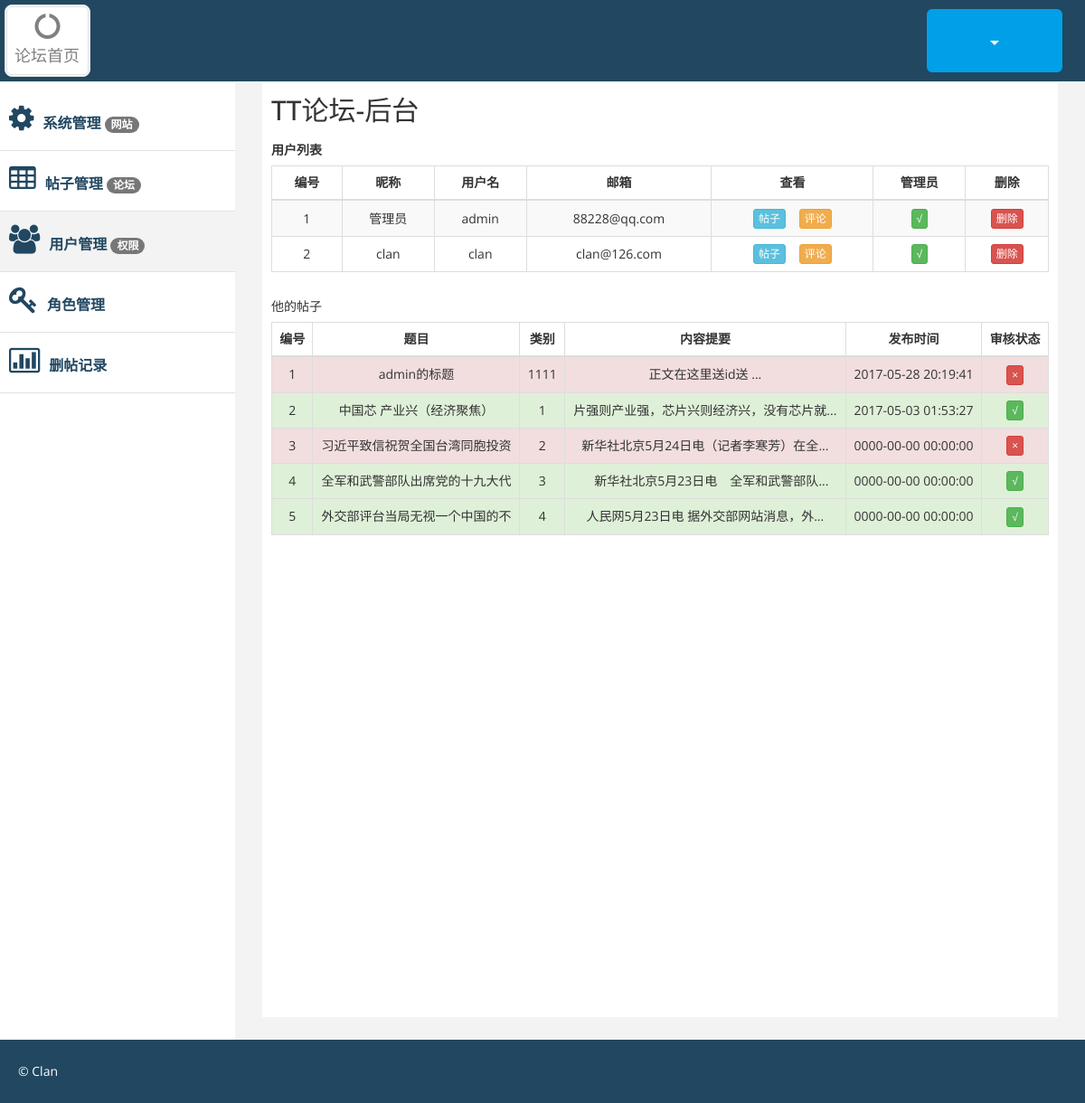
/index.php/admin_controller/user_list, run on the app's committed database.
### tables this page shows
CREATE TABLE `tt_user` (
  `user_id` varchar(100) NOT NULL DEFAULT '',
  `name` varchar(100) DEFAULT NULL,
  `loginname` varchar(100) DEFAULT NULL,
  `password` varchar(100) DEFAULT NULL,
  `email` varchar(100) DEFAULT NULL,
  `logintime` datetime DEFAULT NULL,
  PRIMARY KEY (`user_id`),
  KEY `user_id` (`user_id`)
);

CREATE TABLE `tt_article` (
  `article_id` varchar(100) NOT NULL DEFAULT '',
  `user_id` varchar(100) DEFAULT NULL,
  `title` varchar(100) DEFAULT NULL,
  `kind` varchar(100) DEFAULT NULL,
  `content` text,
  `shenhe` int(2) DEFAULT '0',
  `createuser` varchar(100) DEFAULT NULL,
  `createtime` datetime DEFAULT NULL,
  PRIMARY KEY (`article_id`),
  KEY `user_article` (`createuser`)
);

### application/controllers/admin_controller.php (called while the page is built, shortened)
<?php
class admin_controller extends base_controller{
    public function __construct()
    {
        $this->load->model('user_model');
        $this->load->model('role_model');
        $this->load->model('article_model');
        $this->load->model('comment_model');
        $this->load->model('delrecord_model');
    }
    public function user_list(){
        $user_array=$this->user_model->get_all_user();
        $user_defaut=$user_array['0']->user_id;
        $user_name=$user_array['0']->name;
        $art_array=$this->article_model->getarticlebyuserid($user_defaut);
        $data=array(
            'username'=>$user_name,
            'users'=>$user_array,
            'arts'=>$art_array
        );
        $admin_array=$this->role_model->get_all_admin('admin');
        $data['admin_array']=$admin_array;
        $this->load->view('admin/user',$data);
    }
}
?>

### index.php (called while the page is built, shortened)
<?php
require_once BASEPATH.'core/CodeIgniter.php';

### application/models/user_model.php (called while the page is built, shortened)
<?php
class user_model extends CI_Model{
    public function get_all_user(){
        $user_array=$this->db->get('user');
        return $user_array->result();
    }
}

### application/models/role_model.php (called while the page is built, shortened)
<?php
class role_model extends CI_Model{
    public function get_role_by_rolename($role){
        $this->db->where('role',$role);
        return $this->db->get('role')->result();
    }
    public function get_all_admin($admin){
        $role_id=$this->get_role_by_rolename($admin)['0']->role_id;
        $this->db->where('role_id',$role_id);
        return $this->db->get('userrole')->result();
    }
}

### application/models/article_model.php (called while the page is built, shortened)
<?php
class article_model extends CI_Model {
    public function getarticlebyuserid($uid){
        $this->db->where('user_id',$uid);
        $this->db->order_by('createtime','desc');
        return $this->db->get('article')->result();
    }
}
?>

### application/views/admin/user.php (the view, shortened to what this page needs)
<?php
function isAdmin($uid,$admin_array){
    foreach ($admin_array as $role){
        if($role->user_id===$uid){
            return true;
        }
    }
    return false;
}
?>
<!DOCTYPE html>
<html xmlns="http://www.w3.org/1999/xhtml">
<head>
    <link href="<?php echo base_url('static/common/css/bootstrap.min.css')?>" rel="stylesheet" />
    <link href="<?php echo base_url('static/common/css/font-awesome.css')?>" rel="stylesheet" />
    <link href="<?php echo base_url('static/common/css/custom.css')?>" rel="stylesheet" />
</head>
<body>
<div id="wrapper">
    <div class="navbar navbar-inverse navbar-fixed-top">
        <div class="adjust-nav">
            <div class="navbar-header">
                <div class="div-square" style="background-color: white;width: 95px;height:80px;align-content: center">
                    <a href="<?php echo site_url('home_controller/index')?>" >
                        <i class="fa fa-circle-o-notch fa-2x"></i>
                        <h4 style="margin: 3px;">论坛首页</h4>
                    </a>
                </div>
            </div>
            <span class="logout-spn" >
                  <div class="dropdown">
                    <button type="button" class="btn btn-lg dropdown-toggle" id="dropdownMenu1" data-toggle="dropdown" style="width: 150px;height:70px;background-color: #00a0e9;">
                        <span class="caret"></span>
                    </button>
                </div>
            </span>
        </div>
    </div>
    <nav class="navbar-default navbar-side" role="navigation">
        <div class="sidebar-collapse">
            <ul class="nav" id="main-menu">
                <li>
                    <a href="<?php echo site_url('admin_controller/index').'?user_id='.$this->session->userdata('user')['0']['user_id']?>" ><i class="fa fa-gear fa-2x"></i>系统管理 <span class="badge">网站</span></a>
                </li>
                <li>
                    <a href="<?php echo site_url('admin_controller/article')?>"><i class="fa fa-table fa-2x "></i>帖子管理  <span class="badge">论坛</span></a>
                </li>
                <li class="active-link">
                    <a href="<?php echo site_url('admin_controller/user_list')?>"><i class="fa fa-users fa-2x"></i>用户管理  <span class="badge">权限</span></a>
                </li>
                <li>
                    <a href="<?php echo site_url('admin_controller/role_list')?>"><i class="fa fa-key fa-2x"></i>角色管理  <span class="badge"></span></a>
                </li>
                <li>
                    <a href="<?php echo site_url('admin_controller/del_article_record')?>"><i class="fa fa-bar-chart-o fa-2x"></i>删帖记录  <span class="badge"></span></a>
                </li>
            </ul>
        </div>
    </nav>
    <div id="page-wrapper" >
        <div id="page-inner">
            <div class="row">
                <div class="col-lg-12">
                    <h2>TT论坛-后台</h2>
                </div>
            </div>
            <div class="row">
                <div class="col-lg-6 col-md-6" style="width: 100%">
                    <h5><strong>用户列表</strong></h5>
                    <table class="table table-striped table-bordered table-hover">
                        <thead>
                        <tr>
                            <th>编号</th>
                            <th>昵称</th>
                            <th>用户名</th>
                            <th>邮箱</th>
                            <th>查看</th>
                            <th>管理员</th>
                            <th>删除</th>
                        </tr>
                        </thead>
                        <tbody>
                        <?php
                            $index=1;
                            foreach ($users as $user){?>
                        <tr>
                            <td style="width: auto"><?php echo $index++;?></td>
                            <td style="width: auto"><?php echo $user->name;?></td>
                            <td style="width: auto"><?php echo $user->loginname;?></td>
                            <td style="width: auto"><?php echo $user->email;?></td>
                            <td style="width: auto">
                                <a href="<?php echo site_url('admin_controller/article').'?user_id='.$user->user_id;?>"class="btn btn-xs btn-info">帖子</a>
                                <a href="<?php echo site_url('admin_controller/content').'?user_id='.$user->user_id;?>" class="btn btn-xs btn-warning">评论</a>
                            </td>
                            <?php if(isAdmin($user->user_id,$admin_array)===true){ ?>
                            <td style="width: auto"><a href="<?php echo site_url('admin_controller/change_admin').'?user_id='.$user->user_id;?>" class="btn btn-xs btn-success">√</a></td>
                            <?php }else{ ?>
                                <td style="width: auto"><a href="<?php echo site_url('admin_controller/change_admin').'?user_id='.$user->user_id;?>" class="btn btn-xs btn-warning">×</a></td>
                            <?php } ?>
                            <td style="width: auto"><a href="<?php echo site_url('admin_controller/del_user').'?user_id='.$user->user_id;?>" class="btn btn-xs btn-danger">删除</a></td>
                        </tr>
                        <?php }?>
                        </tbody>
                    </table>
                </div>
            </div>
            <div class="row">
                <div class="col-lg-6 col-md-6" style="width: 100%">
                    <h5>他的帖子</h5>
                    <div class="table-responsive">
                        <table class="table table-striped table-bordered table-hover">
                            <thead>
                            <tr>
                                <th>编号</th>
                                <th>题目</th>
                                <th>类别</th>
                                <th>内容提要</th>
                                <th>发布时间</th>
                                <th>审核状态</th>
                            </tr>
                            </thead>
                            <tbody>
                            <?php
                                $i=1;
                                foreach ($arts as $art){?>
                            <tr class="<?php if($art->shenhe==='1'){ echo 'success';}else{echo 'danger'; } ?>">
                                <td style="width: auto"><?php echo $i++;?></td>
                                <td style="width: auto"><?php echo mb_substr($art->title,0,15);?></td>
                                <td style="width: auto"><?php echo $art->kind;?></td>
                                <td style="width: auto"><?php echo mb_substr($art->content,0,20);?>...</td>
                                <td style="width: auto"><?php echo $art->createtime;?></td>
                                <td style="width: auto">
                                    <?php
                                        if($art->shenhe==='1'){
                                            echo '<a class="btn btn-xs btn-success">√</a>';
                                        }else{
                                            echo '<a class="btn btn-xs btn-danger">×</a>';
                                        } ?>
                                </td>
                            </tr>
                            <?php } ?>
                            </tbody>
                        </table>
                    </div>
                </div>
            </div>
        </div>
    </div>
</div>
<div class="footer">
    <div class="row">
        <div class="col-lg-12" >
            &copy; Clan
        </div>
    </div>
</div>
</body>
</html>

### static/common/css/custom.css (style rules this page uses)
body { font-family: 'Open Sans', sans-serif; line-height:30px; }
#wrapper { width: 100%; margin-top:50px; }
#page-wrapper { padding: 15px 15px; min-height: 600px; background:#F3F3F3; }
#page-inner { width:100%; margin:10px 20px 10px 0px; background-color:#fff!important; padding:10px; min-height:1050px; }
.sidebar-collapse .nav { padding:0; padding-top:50px; }
.sidebar-collapse > .nav > li > a { padding:15px 10px; color: #214761; font-weight: 900; font-size: 16px; }
.sidebar-collapse > .nav > li { border-bottom:1px solid #e1e1e1; }
.navbar-side { border:none; background-color: #fff; }
.navbar-inverse { background-color: #214761; border-color: #F0F0F0; min-height: 80px; }
.nav > li > a > i { margin-right:10px; }
.logout-spn { float:right; color:#fff; font-size:25px; font-weight:800; margin:20px; margin: 10px 25px 10px 50px; }
.active-link { background-color:#f3f3f3; }
.div-square { padding:5px; border:3px double #e1e1e1; -webkit-border-radius:8px; -moz-border-radius:8px; border-radius:8px; margin:5px; }
.div-square> a,.div-square> a:hover { color:#808080; text-decoration:none; }
.footer { background-color:#214761; width:100%; color:#fff; padding:20px 50px 20px 50px; padding-left:20px; }
@media (min-width:768px) { #page-wrapper { margin: 0 0 0 260px; padding: 15px 30px; min-height: 1050px; } }
@media (min-width:768px) { .navbar-side { z-index: 1; position: absolute; width: 260px; } }

### application/views/admin/user.php (style rules this page uses)
.table th, .table td { text-align: center; vertical-align: middle!important; }

### data on the page
tt_user: name "管理员", loginname "admin", email "88228@qq.com"
tt_user: name "clan", loginname "clan", email "clan@126.com"
tt_article: title "admin的标题", kind "1111", content "正文在这里送id送", createtime "2017-05-28 20:19:41"
tt_article: title "中国芯 产业兴（经济聚焦）", kind "1", content "片强则产业强，芯片兴则经济兴，没有芯片就", createtime "2017-05-03 01:53:27"
tt_article: title "习近平致信祝贺全国台湾同胞投资", kind "2", content "新华社北京5月24日电（记者李寒芳）在全", createtime "0000-00-00 00:00:00"
tt_article: title "全军和武警部队出席党的十九大代", kind "3", content "新华社北京5月23日电 全军和武警部队", createtime "0000-00-00 00:00:00"
tt_article: title "外交部评台当局无视一个中国的不", kind "4", content "人民网5月23日电 据外交部网站消息，外", createtime "0000-00-00 00:00:00"
